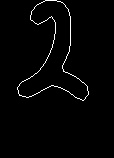
#> input picture images/ifft_2.jpg, 114 x 158 px, given in place of sample.jpg, which was not available
$ python main.py
#> lines starting #> are read from the running program, lines starting #| are printed output that depends on the picture; after the words box and inside, x2 and y2 are one past the last pixel; in counts of white or black regions, pixels touching at a corner belong together; pictures that were not available may be replaced by others from this repository, and a replacement may not be noted
import cv2
import numpy as np
from matplotlib import pyplot as plt
import os

class shapeMatcher():
    def __init__(self,sample_path, img_2_path, img_c_path):
        self.threshold= 90
        self.img_sample = self.read_image(sample_path)
        self.img_c = self.read_image_c(img_c_path)
        self.img_2 = self.read_image(img_2_path)
        self.img_sample_raw = cv2.imread('./images/sample.jpg')


    def read_image(self, path):
        """
        inverse binary image: text in white color, background in black
        Gaussian blur to the noise
        Erosion to erodes away the boundaries of foregrounnd obejct and dimish the features of an image
        Dilation is used for increases the object area and accentuate features
        """
#> called with path = './images/sample.jpg'
        img = cv2.imread(path, 0)
#> img is the input picture: shape (158, 114); min 0, max 255, mean 4.6

        _,img_bin = cv2.threshold(img,self.threshold,255,cv2.THRESH_BINARY)
#> img_bin: shape (158, 114); 1.8% white in thin lines or dots, all inside (x1, y1, x2, y2) = (17, 0, 89, 101)
        img_bin = cv2.GaussianBlur(img_bin, (9, 9), 0)
        img_bin_inverse = cv2.bitwise_not(img_bin)
        kernel = np.ones((5, 5), np.uint8)
        img_bin_inverse = cv2.dilate(img_bin_inverse, kernel, iterations=1)
        return img_bin_inverse

    def read_image_c(self, path):
        """
        inverse binary image: text in white color, background in black
        Gaussian blur to the noise
        Erosion to erodes away the boundaries of foregrounnd obejct and dimish the features of an image
        Dilation is used for increases the object area and accentuate features
        Erosion is used because it is more difficult to detect C since 6 looks similar with C
        """
#> called with path = './images/c.jpg'
        img = cv2.imread(path, 0)
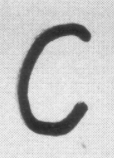
#> input picture images/c.jpg, 114 x 158 px
#> img is the input picture: shape (158, 114); min 36, max 243, mean 198.4
        _,img_bin = cv2.threshold(img,self.threshold,255,cv2.THRESH_BINARY)
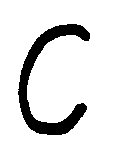
#> img_bin: shape (158, 114); 88.1% white; 1 black region, box (x1, y1, x2, y2) and area: (18, 24, 90, 135) 2136
        img_bin = cv2.GaussianBlur(img_bin, (13, 13), 0)
        img_bin_inverse = cv2.bitwise_not(img_bin)
        kernel = np.ones((5, 5), np.uint8)

        img_bin_inverse = cv2.erode(img_bin_inverse, np.ones((3, 3), np.uint8), iterations=1)
        img_bin_inverse = cv2.dilate(img_bin_inverse, kernel, iterations=1)
#> call 2 of read_image, with path = './images/2.jpg'
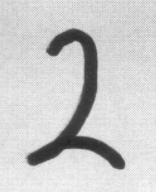
#> input picture images/2.jpg, 156 x 192 px
#> in read_image, img is the input picture: shape (192, 156); min 35, max 248, mean 203
#> in read_image (call 2), `_,img_bin = cv2.threshold(img,self.threshold,255,cv2.THRESH_BINARY)`: img_bin: shape (192, 156); 90% white; 1 black region
#> in read_image (call 2), `img_bin = cv2.GaussianBlur(img_bin, (9, 9), 0)`:
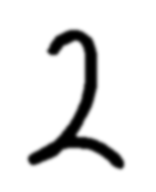
#> img_bin: shape (192, 156); min 0, max 255, mean 229.6
#> in read_image (call 2), `img_bin_inverse = cv2.dilate(img_bin_inverse, kernel, iterations=1)`:
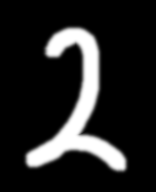
#> img_bin_inverse: shape (192, 156); min 0, max 255, mean 36.5
        return img_bin_inverse

    def detect_2(self, threshold=0.16):
        """
        1. get the contour of the sample
        2. calculate each fft in the contours list and compare it with 2 using euclidean distance
        3. if the distance < threshold, means it looks like 2
        """
        contours = self.contour_sample
        img = self.img_sample_raw

        for i, contour in enumerate(contours):
            ### get the fourier descriptor for each contour using their complex vector
            complex_vector = self.get_complex_vector(contour)
            fft = self.get_dft(complex_vector)
            fd = finalFD(fft)

            if len(fd) == len(self.descriptor_c):
                distance_2 = np.linalg.norm(fd - self.descriptor_2, 2)
                if distance_2 <= threshold:
                    print('character 2 is detected')
                    x, y, w, h = cv2.boundingRect(contour)
                    cv2.rectangle(img, (x - 10, y - 10), (x + w + 10, y + h + 10), (255, 0, 0), 5)
                    cv2.putText(img,'{:.5f}'.format(distance_2),(x, y-15), cv2.FONT_HERSHEY_SIMPLEX , 2,(255, 0, 0),5,cv2.LINE_AA)

        cv2.imwrite('images/result.jpg', img)

    def detect_c(self, threshold=0.17):
        """
        1. get the contour of the sample
        2. calculate each fft in the contours list and compare it with "C" using euclidean distance
        3. if the distance < threshold, means it looks like "C"
        """

        contours = self.contour_sample
        img = self.img_sample_raw

        for i, contour in enumerate(contours):
            ### get the fourier descriptor for each contour using their complex vector
            complex_vector = self.get_complex_vector(contour)
            fft = self.get_dft(complex_vector)
            fd = finalFD(fft)

            if len(fd) == len(self.descriptor_c):
                distance_c = np.linalg.norm(fd - self.descriptor_c, 2)

                if distance_c <= threshold:
                    print('character C is detected')
                    x, y, w, h = cv2.boundingRect(contour)
                    cv2.rectangle(img, (x - 10, y - 10), (x + w + 10, y + h + 10), (0, 255, 0), 5)
                    cv2.putText(img,'{:.5f}'.format(distance_c),(x, y-15), cv2.FONT_HERSHEY_SIMPLEX , 2,(0, 0, 0),5,cv2.LINE_AA)

        cv2.imwrite('images/result.jpg', img)

    def ifft(self, descriptor, name):
        """
        recontrsuct image using fft
        """
        mid = len(descriptor) // 2
        fft = np.fft.fftshift(descriptor)
        fft = fft[mid - 20: mid + 21]

        ifft = np.fft.ifftshift(fft)
        ifft[0] = 0
        ifft = np.fft.ifft(ifft)

        result = np.array([np.real(ifft), np.imag(ifft)]).T
        result = (result - result.min()) / (result.max() - result.min()) * 100
        result = result.astype('int32')
        result = np.reshape(result, (-1, 1, 2))

        bg = np.zeros(self.img_c .shape)
        cv2.drawContours(bg, [result], -1, (255, 255, 255), 1)

        cv2.imwrite(f'images/ifft_{name}.jpg', bg)
    @staticmethod
    def get_contour(img):
        """
        return the contours of image
        """
        contours,_ = cv2.findContours(img, cv2.RETR_EXTERNAL, cv2.CHAIN_APPROX_NONE)
#> contours = 1 contour; box (x1, y1, x2, y2) and area: (0, 0, 114, 158) 17741
        return contours

    @staticmethod
    def draw_contour(img, contours, name):
        """
        draw contour on black background
        """
        bg = np.zeros(img.shape)
        cv2.drawContours(bg, contours, -1, (255,255,255), 3)
        cv2.imwrite(os.path.join('images', str(name)+'_contours.jpg'), bg)

    @staticmethod
    def get_complex_vector(contours):
        """
        convert the complex info into complex vector x + j*y
        """
        contours = contours.reshape(-1,2)
        return contours[:, 0] +1j*contours[:,1]

    @staticmethod
    def get_dft(complex_vector):
        """
        return dft
        """
        temp = np.arange(len(complex_vector)).T.reshape((-1, 1))
        exponential = np.exp(-2*np.pi*1j*(np.matmul(temp,temp.T))/len(complex_vector)).T
        dft = np.matmul(complex_vector.T ,exponential)
        return dft


def getLowFreqFDs(descriptor):
    return descriptor[:15]

def scaleInvariant(descriptor):
    return descriptor / descriptor[1]

def rotationInvariant(descriptor):
    return np.absolute(descriptor)

def transInvariant(descriptor):
    return descriptor[1:]

def finalFD(descriptor):
    """
    final fourier descriptor which has
    1.low frequency fourier descriptor
    2.invariant to scale
    3.invariant to rotation
    4.invariant to transformation

    """
    descriptor = getLowFreqFDs(descriptor)
    descriptor = scaleInvariant(descriptor)
    descriptor = rotationInvariant(descriptor)
    descriptor = transInvariant(descriptor)

    return descriptor


if __name__=='__main__':
    matcher = shapeMatcher('./images/sample.jpg','./images/2.jpg','./images/c.jpg')
    matcher.contour_sample = matcher.get_contour(matcher.img_sample)
#> matcher.contour_sample has the same summary as contours in get_contour
    matcher.contour_c = matcher.get_contour(matcher.img_c)
#> in get_contour (call 2), `contours,_ = cv2.findContours(img, cv2.RETR_EXTERNAL, cv2.CHAIN_APPROX..`: contours = 1 contour; box (x1, y1, x2, y2) and area: (11, 17, 97, 142) 5206
#> matcher.contour_c has the same summary as contours in get_contour
    matcher.contour_2= matcher.get_contour(matcher.img_2)
#> in get_contour (call 3), `contours,_ = cv2.findContours(img, cv2.RETR_EXTERNAL, cv2.CHAIN_APPROX..`: contours = 1 contour; box (x1, y1, x2, y2) and area: (22, 24, 130, 175) 6376
#> matcher.contour_2 has the same summary as contours in get_contour

    matcher.draw_contour(matcher.img_c, matcher.contour_c,'c')
#> in draw_contour, `cv2.drawContours(bg, contours, -1, (255,255,255), 3)`: bg: shape (158, 114) float64; 11.9% white; 1 white region, box (x1, y1, x2, y2) and area: (9, 15, 99, 144) 2137
    matcher.draw_contour(matcher.img_2, matcher.contour_2,2)
#> in draw_contour (call 2), `cv2.drawContours(bg, contours, -1, (255,255,255), 3)`: bg: shape (192, 156) float64; 8.3% white; 1 white region, box (x1, y1, x2, y2) and area: (20, 22, 132, 177) 2481
    matcher.draw_contour(matcher.img_sample, matcher.contour_sample,'sample')
#> call 3 of draw_contour, with name = 'sample'
#> in draw_contour (call 3), `cv2.drawContours(bg, contours, -1, (255,255,255), 3)`:
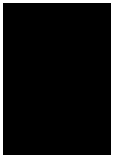
#> bg: shape (158, 114) float64; 8.9% white; 1 white region, box (x1, y1, x2, y2) and area: (0, 0, 114, 158) 1596

    matcher.complex_vector_c = matcher.get_complex_vector(matcher.contour_c[0])
#> in get_complex_vector, `contours = contours.reshape(-1,2)`: contours = 428 pairs, first value 11 to 96, second value 17 to 141
    matcher.complex_vector_2 = matcher.get_complex_vector(matcher.contour_2[0])
    matcher.complex_vector_sample = matcher.get_complex_vector(matcher.contour_sample[0])

    fft_c = matcher.get_dft(matcher.complex_vector_c)
#> in get_dft, `temp = np.arange(len(complex_vector)).T.reshape((-1, 1))`: temp = 428 values from 0 to 427
    fft_2 = matcher.get_dft(matcher.complex_vector_2)

    matcher.ifft(fft_c, "c")
#> in ifft, `mid = len(descriptor) // 2`: mid = 214
#> in ifft, `result = np.array([np.real(ifft), np.imag(ifft)]).T`: result = 41 pairs, first value -418.7 to 457.3, second value -660.4 to 634.2
#> in ifft, `result = (result - result.min()) / (result.max() - result.min()) * 100`: result = 41 pairs, first value 18.67 to 86.33, second value 0 to 100
#> in ifft, `result = result.astype('int32')`: result = 41 pairs, first value 18 to 86, second value 0 to 100
#> in ifft, `result = np.reshape(result, (-1, 1, 2))`: result = contour of 41 points, box (x1, y1, x2, y2) (18, 0, 87, 101), area 3354
#> in ifft, `cv2.drawContours(bg, [result], -1, (255, 255, 255), 1)`:
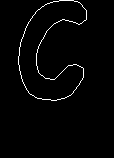
#> bg: shape (158, 114) float64; 1.9% white in thin lines or dots, all inside (x1, y1, x2, y2) = (18, 0, 87, 101)
    matcher.ifft(fft_2, "2")

    matcher.descriptor_c = finalFD(fft_c)
#> in finalFD, `descriptor = rotationInvariant(descriptor)`: descriptor = [5.29, 1, 0.602, 0.393, 0.164, 0.0258, 0.0491, 0.0474, 0.0345, 0.0227, 0.0124, 0.0132, 0.0102, 0.00308, 0.00042]
#> in finalFD, `descriptor = transInvariant(descriptor)`: descriptor = [1, 0.602, 0.393, 0.164, 0.0258, 0.0491, 0.0474, 0.0345, 0.0227, 0.0124, 0.0132, 0.0102, 0.00308, 0.00042]
#> matcher.descriptor_c has the same summary as descriptor in finalFD
    matcher.descriptor_2 = finalFD(fft_2)
#> matcher.descriptor_2 = [1, 0.53, 0.55, 0.0375, 0.0799, 0.0427, 0.0253, 0.0596, 0.0125, 0.0108, 0.016, 0.00526, 0.0158, 0.0091]


    matcher.detect_2(threshold=0.16)
#> in detect_2, `contours = self.contour_sample`: contours = 1 contour; box (x1, y1, x2, y2) and area: (0, 0, 114, 158) 17741
#> the loop in detect_2, `for i, contour in enumerate(contours):` made 1 pass
#> distance_2 on pass 1: 0.615
    matcher.detect_c(threshold=0.17)
#> the loop in detect_c, `for i, contour in enumerate(contours):` made 1 pass
#> distance_c on pass 1: 0.775
